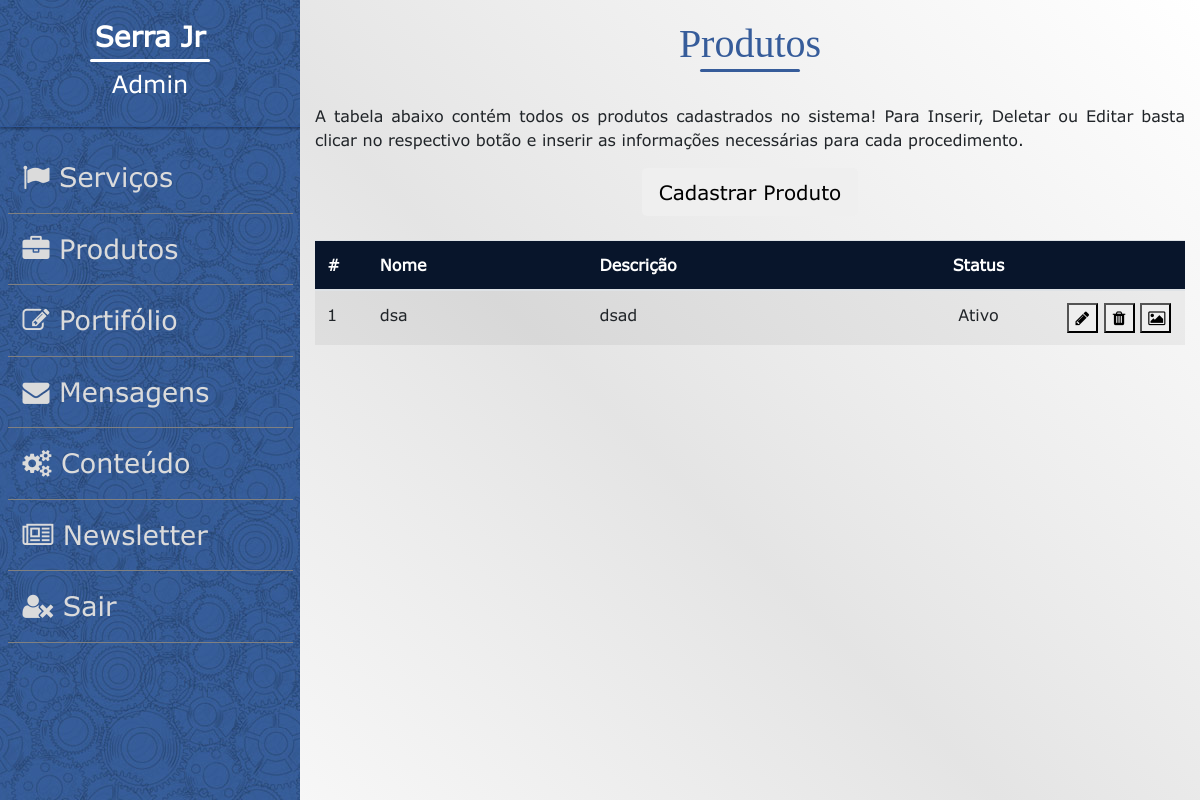
Before: /sistema/mod_produtos.php (signed in) with the older database file.
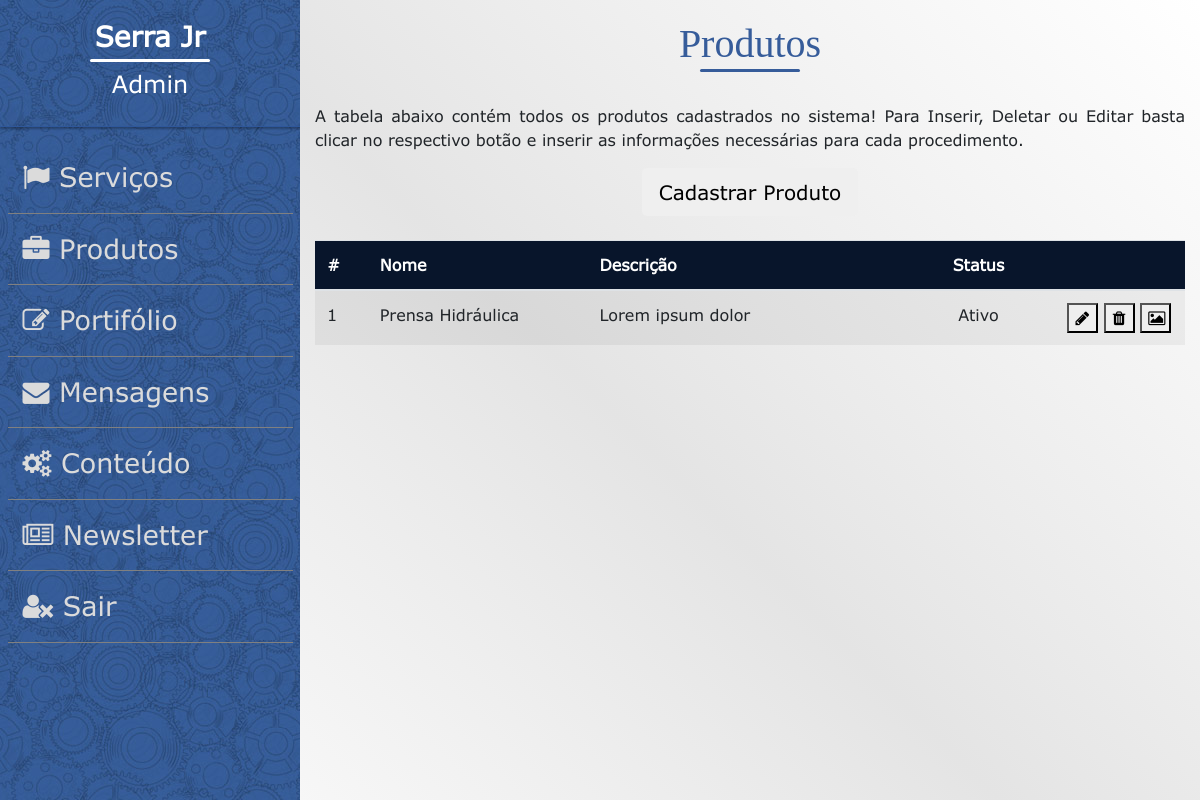
After: the same page with the newer database file.
### tables this page shows
CREATE TABLE `produto` (
  `codProduto` int(11) NOT NULL,
  `nome` varchar(150) NOT NULL,
  `descricao` varchar(150) NOT NULL
);

### sistema/mod_produtos.php (the view, shortened to what this page needs)
<!DOCTYPE html>
<html>
    <head>
        <link rel="stylesheet" href="../css/normalize.css">
        <link rel="stylesheet" href="../css/Sistema.css">
        <link rel="stylesheet" href="../css/main.css">
        <link rel="stylesheet" href="../css/responsividade.css">
        <link rel="stylesheet" href="../bootstrap/css/bootstrap.min.css">
        <link rel="stylesheet" href="https://cdnjs.cloudflare.com/ajax/libs/font-awesome/4.7.0/css/font-awesome.css">
    </head>
    <body>
        <div class="container-fluid">
            <div class="row">
                <div class="col-3" id="menu-lateral">
                    <div id="usuarioSistema">
                        <h3> <?= isset($_SESSION['nome'])? $_SESSION['nome'] : 'Nome usuário' ?>  </h3>
                        <h4> <?= isset($_SESSION['cargo'])? $_SESSION['cargo'] : 'cargo' ?> </h4>
                    </div>
                    <div id="menuSistema">
						<?php require_once('menuLateral.php'); ?>
                    </div>
                </div>
                <div class="col-9" id="painelSistema">
					<h1 class="titulo_secoes"> Produtos </h1>
					<p>
						<br>
						A tabela abaixo contém todos os produtos cadastrados no sistema!
						Para Inserir, Deletar ou Editar basta clicar no respectivo botão e inserir as informações necessárias
						para cada procedimento.
					</p>
					<div class="container">
						<div class="row">
							<div class="col-md-4 offset-md-4">
								<button data-toggle="modal" data-target="#cadastrarProduto" id="products" class="mx-auto d-block btn btn-lg BotaoCadastra">Cadastrar Produto</button>
							</div>
						</div>
					</div>
					<br>
					<div class="table-responsive">
						<table  class="table table-striped table-hover Tabela" id="tb1">
							<thead >
								<tr>
									<th style="width:6%;"> # </th>
									<th style="width:25%;"> Nome </th>
									<th style="width:36%;"> Descrição </th>
									<th style="width:17%;text-align:center"> Status </th>
									<th style="width:15%;">  </th>
								</tr>
							</thead>
							<tbody>
							<?php
							$objDB = new db();
							$conn = $objDB->conecta_mysql();
							$query_select = "SELECT * FROM produto;";
							$result_select = mysqli_query($conn,$query_select) or die(mysql_error());
							$rows = array();
							$counter = 0;
							while($row = mysqli_fetch_array($result_select))
								$rows[] = $row;
							foreach($rows as $row){
								$counter = $counter+1;
								$codProduto = $row['codProduto'];
								$nome = $row['nome'];
								$descricao = $row['descricao'];
								echo '<tr class="odd gradeX">';
								echo '<td> '.$counter.' </td>';
								echo '<td>'.$nome.'</td>';
								echo '<td>'.$descricao.'</td>';
								echo '<td style="text-align:center"> Ativo </td>';
								echo '<td>
									<center>
										<button class="botaoEmail Botao" data-toggle="modal" id="modificaProduto" data-target="#modificarProduto" value="'.$codProduto.'" type="button"><i class="fa fa-pencil"></i> </button>
										<button class="botaoEmail Botao" data-toggle="modal" id="deletaProduto" data-target="#excluirProduto" value="'.$codProduto.'" type="button"><i class="fa fa-trash"></i></button>
										<button class="botaoEmail Botao" data-toggle="modal" id="previewImagens" data-target="#mostrarImagens" value="'.$codProduto.'" type="button"><i class="fa fa-image"></i></button>
									</center>';
								echo '</tr>';
								}
								?>
							</tbody>
						</table>
					</div>
					</div>
					</div>
					</div>
    </body>
</html>

Changed rows visible on the page:
removed produto: nome "dsa", descricao "dsad", $codProduto 2 (drawn)
added produto: nome "Prensa Hidráulica", descricao "Lorem ipsum dolor", $codProduto 2 (drawn)
